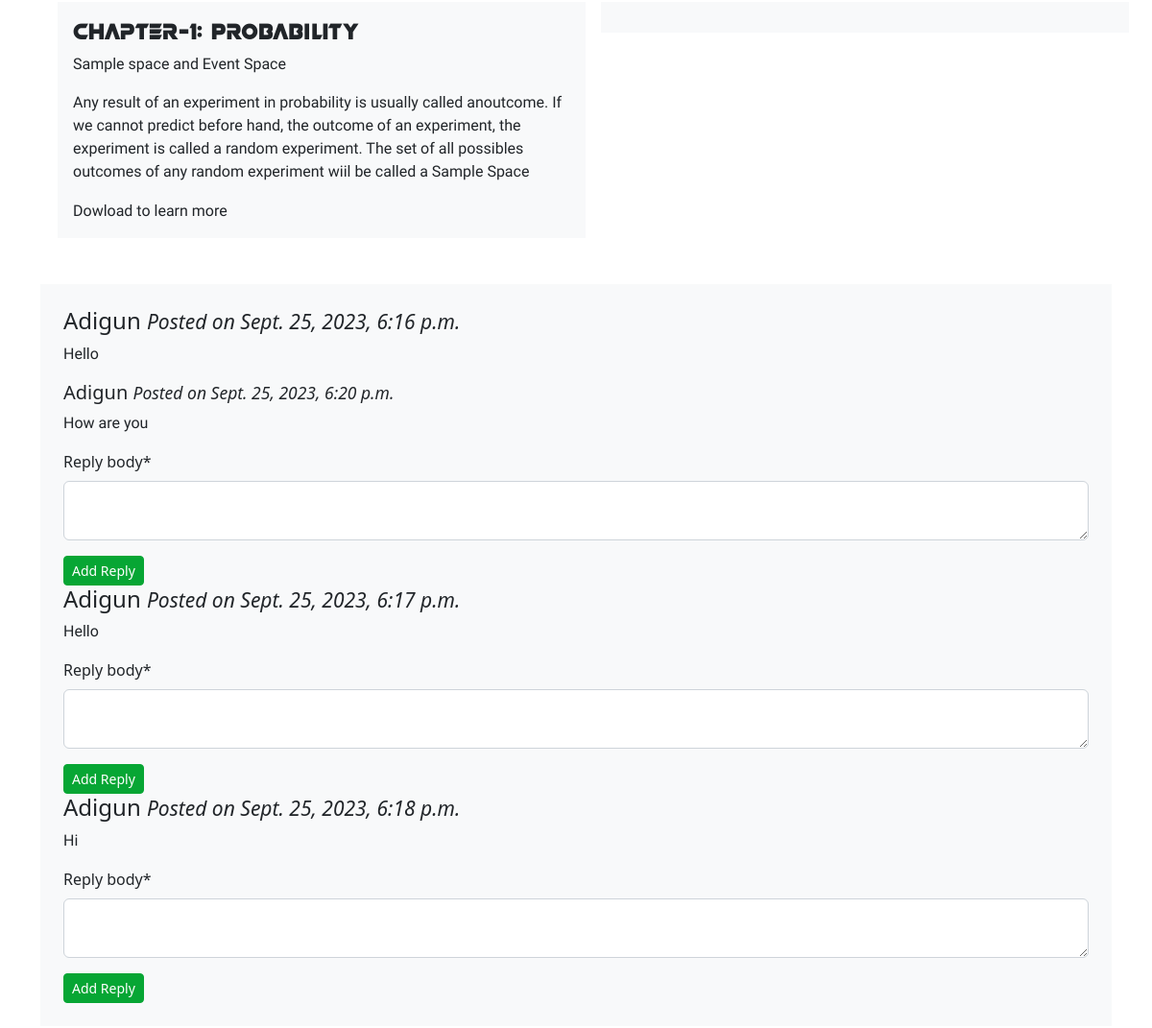
Before: /curriculum/6th-class/maths/probability/ (middle part) with the older database file.
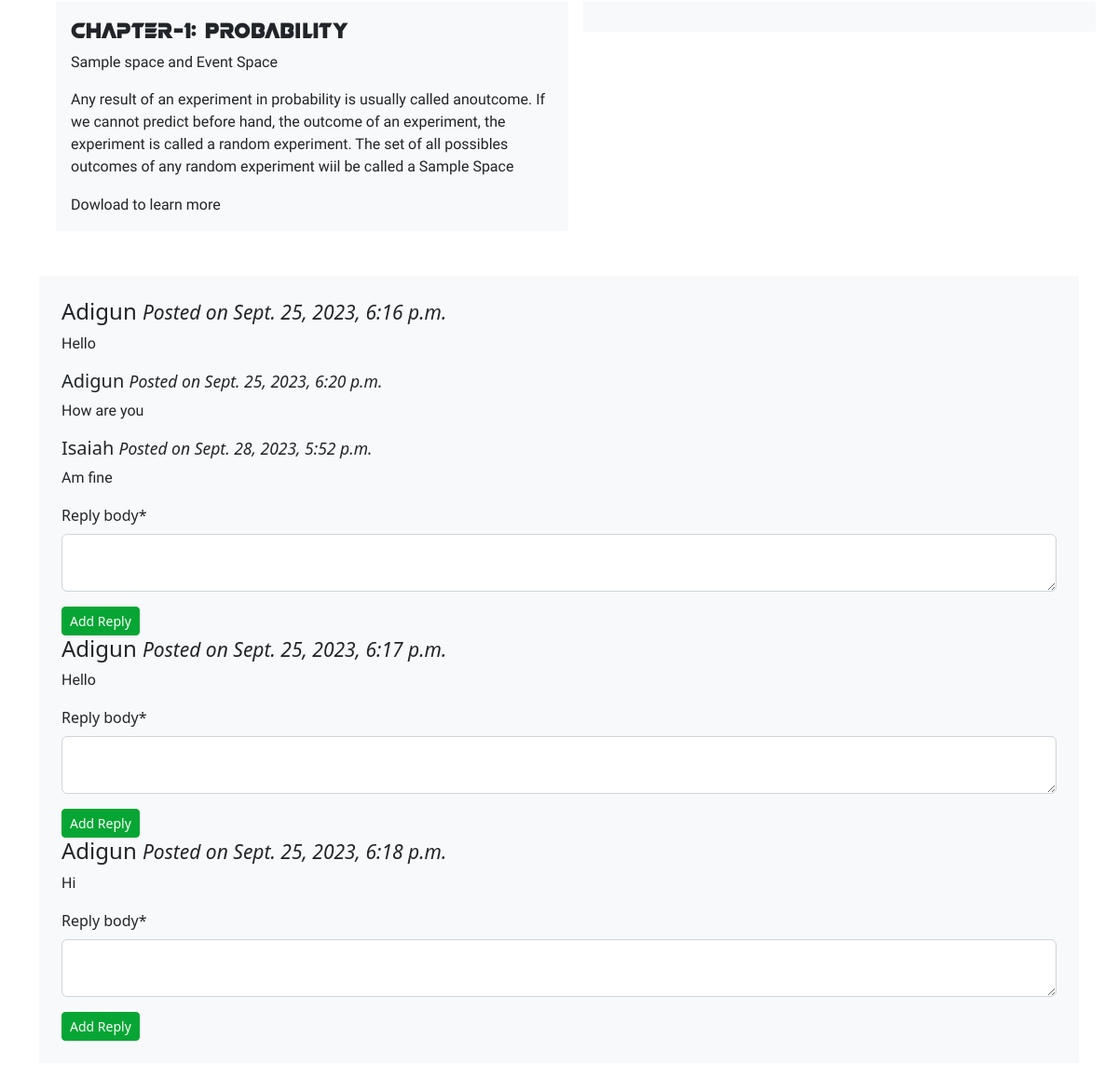
After: the same page with the newer database file.
### curriculum/models.py (models this page shows, shortened)
class Comment(models.Model):
    lesson_name = models.ForeignKey(Lesson,null=True,on_delete=models.CASCADE,related_name='comments')
    comm_name = models.CharField(max_length=100, blank=True)
    author = models.ForeignKey(User,on_delete=models.CASCADE)
    body = models.TextField(max_length=500)
    date_added= models.DateTimeField(auto_now_add=True)

class Reply(models.Model):
    comment_name = models.ForeignKey(Comment, on_delete=models.CASCADE, related_name='replies')
    reply_body = models.TextField(max_length=500)
    author = models.ForeignKey(User, on_delete=models.CASCADE)
    date_added = models.DateTimeField(auto_now_add=True)

### curriculum/views.py (the view, shortened to what this page needs)
# urls.py: path('<str:standard>/<str:subject>/<slug:slug>/', views.LessonDetailView.as_view(), name='lesson_detail'),
class LessonDetailView(DetailView, FormView):
    context_object_name = 'lessons'
    model = Lesson
    template_name = 'curriculum/lesson_detail_view.html'
    form_class = CommentForm
    second_form_class = ReplyForm
    """
    send two forms to pages
    see which one is posted
    take action on the form which is posted
    """
    def get_context_data(self, **kwargs):
        context = super(LessonDetailView, self).get_context_data(**kwargs)
        if 'form' not in context:
            context['form'] = self.form_class()
        if 'form2' not in context:
            context['form2'] = self.second_form_class()
        return context

### curriculum/forms.py
class CommentForm(forms.ModelForm):
    class Meta:
        model = Comment
        fields = ('body',)
        labels = {"body":"Comment:"}
        widgets = {
            'body':forms.Textarea(attrs={'class':'form-control', 'rows':4, 'cols':70, 'placeholder':'Enter your comment'})
        }

class ReplyForm(forms.ModelForm):
    class Meta:
        model = Reply
        fields = ('reply_body',)
        widgets = {
            'reply_body':forms.Textarea(attrs={'class':'form-control', 'rows':2, 'cols':10}),
        }

### curriculum/models.py (called while the page is built)
    def __str__(self):
        return self.name

    def __str__(self):
        return self.name

### curriculum/templates/curriculum/lesson_detail_view.html (shortened to what this page needs)
{% extends 'base.html' %}
{% load static %}
{% load crispy_forms_tags %}
{% block main %}
<link rel="stylesheet" href="{% static '/css/lessondetail.css' %}">
<section id="back">
    <article class="lower-div">
    </article>
</section>
<div class="container m-5">
    <div class="row g-3">
        <div class="col-lg-6">
            <div class="bg-light p-3">
                <h4 style="font-family: var(--head);">Chapter-{{lessons.position}}: {{lessons.name}}</h4>
                <p style="font-family: 'Kanit', sans-serif;">Sample space and Event Space</p>
                <p style="font-family: 'Kanit', sans-serif;">Any result of an experiment in probability is usually
                    called anoutcome. If we cannot predict before hand, the outcome of an experiment, the experiment is
                    called a random experiment. The set of all possibles outcomes of any random experiment wiil be
                    called a Sample Space</p>
                <a href="{{lessons.Notes}}" download="" class="text-decoration-none text-dark"
                    style="font-family: 'Kanit', sans-serif;">Dowload to learn more</a>
            </div>
        </div>
        <div class="col-lg-6">
            <div class="bg-light p-3">
            </div>
        </div>
    </div>
</div>
<div class="container mt-4">
    <div class="row g-3">
        <div class="col-lg-12">
            <div class="bg-light p-4">
                {% for comment in lessons.comments.all %}
                <h4>{{comment.author}} <small><i>Posted on {{comment.date_added}}</i></small></h4>
                <p style="font-family: 'Kanit', sans-serif;">{{comment.body}}</p>
                {% for reply in comment.replies.all %}
                <h5>{{reply.author}} <small><i>Posted on {{reply.date_added}}</i></small></h5>
                <p style="font-family: 'Kanit', sans-serif;">{{reply.reply_body}}</p>
                {% endfor %}
                <form method="POST">
                    {{form2|crispy}}
                    <input type="submit" name="form2" value="Add Reply" class="btn btn-success btn-sm">
                </form>
                {% endfor %}
            </div>
        </div>
    </div>
</div>
{% endblock %}

Changed rows visible on the page:
added Reply: author "Isaiah", date_added "Sept. 28, 2023, 5:52 p.m.", reply_body "Am fine", shown under Comment "Sept. 25, 2023, 6:16 p.m."
